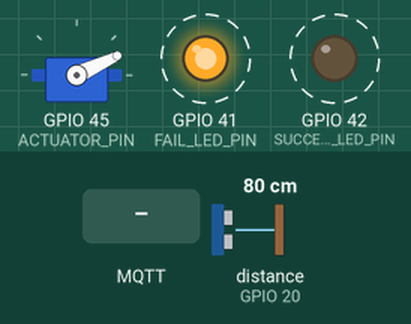
Recording of a sketch running on a simulated ESP32. On the bench: servo, output pins drawn as LEDs (lit = HIGH). Wiring (inferred from the names in the program): ultrasonic range finder: trigger GPIO 19; echo GPIO 20. Dashed ring = blinking. The test bench sets the inputs (shaded band); at power-on: distance to the obstacle (sensor on GPIO 20) 80 cm. The echo pulse lasts 58.3 µs per cm; WiFi joins after 1.5 s; servers stay silent unless stated; no MQTT or app messages arrive unless stated; pins used as bus, display or sensor lines are not drawn.

Above: at 6.2 s.
6.7 s: MQTT message "open" arrives on the first subscribed topic
At 8.4 s:
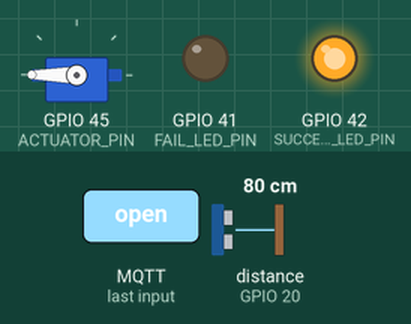
8.7 s: distance to the obstacle (sensor on GPIO 20) set to 55 cm
15.9 s: distance to the obstacle (sensor on GPIO 20) set to 46 cm
At 23.7 s:
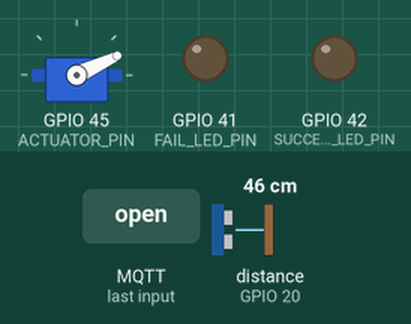
Timing chart, 0 to 25.2 s (numbered marks = the images above; inputs shaded):
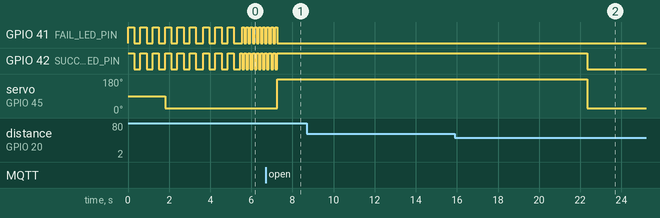

Measured:
- the behaviour switches between 51 and 50 cm on distance to the obstacle (sensor on GPIO 20) (found by bisection; images 1 and 2)
- after the input at 6.7 s, GPIO 41 (FAIL_LED_PIN): goes on until 7.3 s, then stays LOW; GPIO 42 (SUCCESS_LED_PIN): goes on until 7.3 s, then stays HIGH; servo on GPIO 45 (ACTUATOR_PIN): 25° → 180° after 0.56 s
- after the input at 8.7 s, every drawn part: stays the same
- after the input at 15.9 s, GPIO 42 (SUCCESS_LED_PIN): HIGH → LOW after 6.4 s; servo on GPIO 45 (ACTUATOR_PIN): 180° → 25° after 6.4 s

The sketch:

sensor-node.ino
```cpp
#include <PubSubClient.h>

#include "Barrier.h"
#include "WiFiSetup.h"

// Constants for ESP8266
#if defined(ESP8266)
  #define FAIL_LED_PIN D8
  #define SUCCESS_LED_PIN D7

  #define NODE_ID 1

  // Presence Sensor
  #define TRIG_PIN D1
  #define ECHO_PIN D0

  #define ACTUATOR_PIN D2
#endif

// Constans for ESP32
#if defined(ESP32)
  #define FAIL_LED_PIN 41
  #define SUCCESS_LED_PIN 42

  #define NODE_ID 2

  // Presence Sensor
  #define TRIG_PIN 19
  #define ECHO_PIN 20

  #define ACTUATOR_PIN 45
#endif

// WiFi
const char *ssidWiFi = "ParkingLAN";
const char *passwordWiFi = "12345678";

// MQTT Broker
const char *brokerAddress = "10.0.0.100";
int brokerPort = 1883;
const char *brokerUsername = "user";
const char *brokerPassword = "12345678";

// Clients
WiFiClient wifiClient;
PubSubClient client(wifiClient);

// Topics
// Defining the topic to handle the barrier state
String topicBarrierState = "barrier/" + String(NODE_ID) + "/state";

// Virtual Camera
String topicCameraImage = "camera/" + String(NODE_ID);
#define LIMIT_TIME 12000
bool receivedResponse = false;

// Barrier
Barrier barrier(FAIL_LED_PIN, SUCCESS_LED_PIN, TRIG_PIN, ECHO_PIN, ACTUATOR_PIN);

void subscribeTopics();
// Callback for new messages
void callback(char *topic, byte *payload, unsigned int length);
void connectToBroker();

void setup() {
  barrier.loadingSignal(3, 300);
  barrier.setDistanceLimit(100, 50);
  barrier.close();

  connectToWiFi(ssidWiFi, passwordWiFi);
  while (!isConnectedToWiFi()) {
    barrier.loadingSignal(3, 300);
  }

  connectToBroker();
  subscribeTopics();
}

void loop() {
  if (WiFi.status() != WL_CONNECTED) {
    connectToWiFi(ssidWiFi, passwordWiFi);
    while (!isConnectedToWiFi()) {
      barrier.loadingSignal(3, 300);
    }
    return;
  }

  if (!client.connected()) {
    ESP.restart();
  }

  if (barrier.vehicleIsNear()) {
    client.publish(topicCameraImage.c_str(), "image");

    waitForResponse();
    receivedResponse = false;
  }

  client.loop();
}

void waitForResponse() {
  long startTime = millis();

  while (millis() - startTime < LIMIT_TIME && !receivedResponse) {
    barrier.waitingSignal(3, 100);

    client.loop();
  }
}

void subscribeTopics() {
  // Subscribe topic 'barrier/NODE_ID/state'
  client.subscribe(topicBarrierState.c_str());
}

void barrierStateCallback(String message) {
  if (message == "open") {
    barrier.open();
    while (barrier.vehicleIsNear()) {
      delay(500);
    }
    delay(6000);
    barrier.close();
  }

  if (message == "error") {
    barrier.errorSignal(3, 100);
  }

  receivedResponse = true;
}

void callback(char *topic, byte *payload, unsigned int length) {
  String message = "";

  for (int i = 0; i < length; i++)
    message += (char)payload[i];

  // Open barrier
  if (String(topic) == topicBarrierState)
    barrierStateCallback(message);
}

void connectToBroker() {
  client.setServer(brokerAddress, brokerPort);
  client.setCallback(callback);

  const char *clientID = NODE_ID == 1 ? "ParkingEntry":"ParkingExit";

  while (!client.connected()) {
    client.connect(clientID, brokerUsername, brokerPassword);

    barrier.loadingSignal(3, 300);
  }
}
```

Barrier.cpp
```cpp
#include <Arduino.h>
#include "Barrier.h"

// Define sound velocity in cm/uS
#define SOUND_VELOCITY 0.034

// Positions actuator
#define INITIAL_POSITION 25
#define FINAL_POSITION 195

Barrier::Barrier(int ledFailPin, int ledSuccessPin, int trigSensorPin, int echoSensorPin, int actuatorPin) {
  pinMode(ledFailPin, OUTPUT);
  pinMode(ledSuccessPin, OUTPUT);
  pinMode(trigSensorPin, OUTPUT);
  pinMode(echoSensorPin, INPUT);

  this->ledFailPin = ledFailPin;
  this->ledSuccessPin = ledSuccessPin;
  this->trigSensorPin = trigSensorPin;
  this->echoSensorPin = echoSensorPin;

  actuator.attach(actuatorPin);
}

float Barrier::getDistance() {
  long duration;

  digitalWrite(trigSensorPin, LOW);
  delayMicroseconds(2);
  digitalWrite(trigSensorPin, HIGH);
  delayMicroseconds(10);
  digitalWrite(trigSensorPin, LOW);

  duration = pulseIn(echoSensorPin, HIGH);

  float distance;
  // Calculate the distance
  distance = duration * SOUND_VELOCITY / 2;

  return distance;
}

void Barrier::close() {
  turnOffLED(ledSuccessPin);
  actuator.write(INITIAL_POSITION);
}

void Barrier::errorSignal(short blinkCount, short delayInMilliseconds) {
  while (blinkCount > 0) {
    turnOnLED(ledFailPin);
    delay(delayInMilliseconds);
    turnOffLED(ledFailPin);
    delay(delayInMilliseconds);

    blinkCount--;
  }
}

void Barrier::loadingSignal(short blinkCount, short delayInMilliseconds) {
  while (blinkCount > 0) {
    turnOnLED(ledSuccessPin); turnOnLED(ledFailPin);
    delay(delayInMilliseconds);
    turnOffLED(ledSuccessPin); turnOffLED(ledFailPin);
    delay(delayInMilliseconds);

    blinkCount--;
  }
}

void Barrier::open() {
  turnOnLED(ledSuccessPin);
  actuator.write(FINAL_POSITION);
}

void Barrier::setDistanceLimit(int distanceLimit, int distanceLimitMarginError) {
  this->distanceLimit = distanceLimit;
  this->distanceLimitMarginError = distanceLimitMarginError;
}

void Barrier::turnOffLED(unsigned short pin) {
  digitalWrite(pin, LOW);
}

void Barrier::turnOnLED(unsigned short pin) {
  digitalWrite(pin, HIGH);
}

bool Barrier::vehicleIsNear() {
  float distance = getDistance();

  if (distanceLimit - distanceLimitMarginError <= distance &&
      distance <= distanceLimit + distanceLimitMarginError) {
    return true;
  }

  return false;
}

void Barrier::waitingSignal(short blinkCount, short delayInMilliseconds) {
  while (blinkCount > 0) {
    turnOnLED(ledSuccessPin); turnOffLED(ledFailPin);
    delay(delayInMilliseconds);
    turnOffLED(ledSuccessPin); turnOnLED(ledFailPin);
    delay(delayInMilliseconds);
    turnOffLED(ledFailPin);

    blinkCount--;
  }
}
```

Barrier.h
```cpp
#ifndef BARRIER_H_INCLUDED
#define BARRIER_H_INCLUDED
  #include <Servo.h>

  class Barrier {
    public:
      Barrier(int ledFailPin, int ledSuccessPin, int trigSensorPin, int echoSensorPin, int actuatorPin);
      void loadingSignal(short blinkCount, short delayInMilliseconds);
      void open();
      bool vehicleIsNear();
      void setDistanceLimit(int distanceLimit, int distanceLimitMarginError);
      void waitingSignal(short blinkCount, short delayInMilliseconds);
      void close();
      void errorSignal(short blinkCount, short delayInMilliseconds);
    private:
      int ledFailPin;
      int ledSuccessPin;
      int trigSensorPin;
      int echoSensorPin;
      int distanceLimit;
      int distanceLimitMarginError;
      Servo actuator;

      float getDistance();
      void turnOnLED(unsigned short pin);
      void turnOffLED(unsigned short pin);
  };
#endif
```

WiFiSetup.cpp
```cpp
#include <Arduino.h>
#include "WiFiSetup.h"

void connectToWiFi(const char *ssid, const char *password) {
  WiFi.begin(ssid, password);
}

bool isConnectedToWiFi() {
  return WiFi.status() == WL_CONNECTED;
}
```

WiFiSetup.h
```cpp
#ifndef WIFI_SETUP_H_INCLUDED
#define WIFI_SETUP_H_INCLUDED
  #if defined(ESP32)
    #include <WiFi.h>
  #endif

  #if defined(ESP8266)
    #include <ESP8266WiFi.h>
  #endif

  void connectToWiFi(const char *ssid, const char *password);
  bool isConnectedToWiFi();
#endif
```
